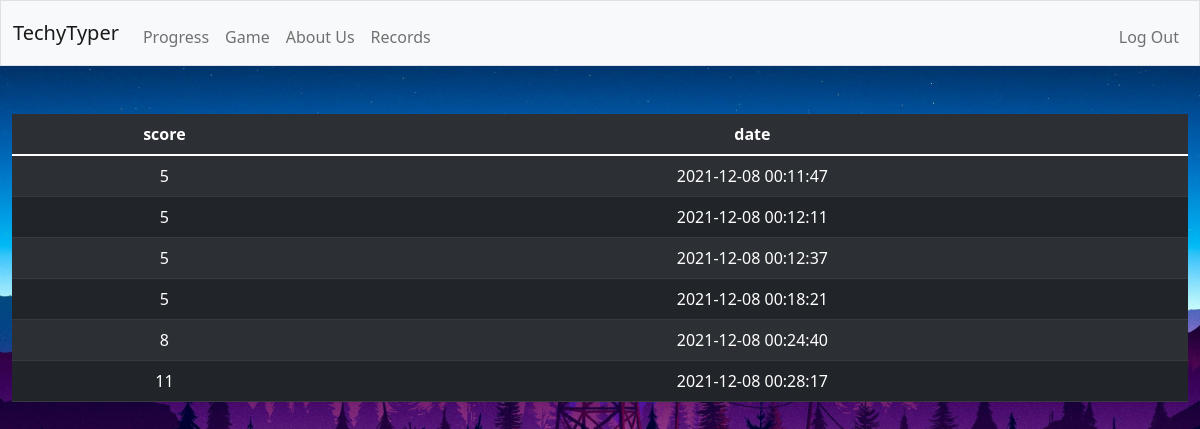
The app's page /progress (signed in) with its own data.
### tables this page shows
CREATE TABLE scores ( id INTEGER PRIMARY KEY AUTOINCREMENT, user_id INTEGER NOT NULL, score INTEGER NOT NULL, time TIMESTAMP DEFAULT CURRENT_TIMESTAMP, FOREIGN KEY(user_id) REFERENCES users(id) );

### app.py (the view)
@app.route("/progress", methods=["GET", "POST"])
def progress():
   rows = db.execute("SELECT score,time FROM scores WHERE user_id = ?", session["user_id"])
   scores = []
   for row in rows:
       scores.append({
           'scores': row['score'],
           'time': row['time'],
       })
   return render_template("/progress.html", scores =scores)

### templates/progress.html (shortened to what this page needs)
{% extends "layout.html" %}
{% block main %}
<table class="table table-striped table-dark">
     <tr>
       <th scope="col">score</th>
       <th scope="col">date</th>
     </tr>
   <tbody>
     {% for score in scores%}
     <tr>
         <td>{{score["scores"]}}</td>
         <td>{{score["time"]}}</td>
       </tr>
       {% endfor %}
 </tbody>
</table>
{% endblock %}

### static/styles.css (style rules this page uses)
body { background: url("/static/stars.jpeg") no-repeat center center fixed; -webkit-background-size: cover; -moz-background-size: cover; -o-background-size: cover; background-size: cover; }

### records on screen
scores: scores "5", time "2021-12-08 00:11:47"
scores: scores "5", time "2021-12-08 00:12:11"
scores: scores "5", time "2021-12-08 00:12:37"
scores: scores "5", time "2021-12-08 00:18:21"
scores: scores "8", time "2021-12-08 00:24:40"
scores: scores "11", time "2021-12-08 00:28:17"
